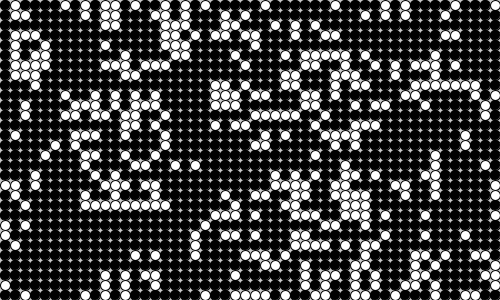
Frame 1 (no input)
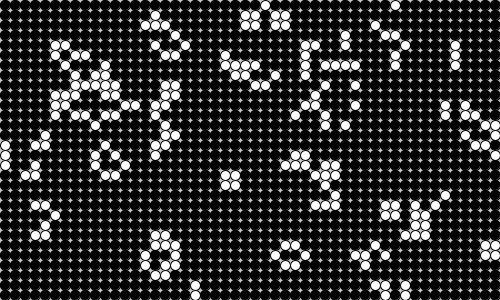
Frame 60 (the mouse pressed at the canvas centre just before this capture)
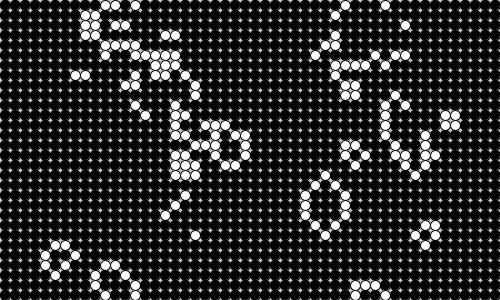
Frame 120 (the mouse held since frame 60 and released just before this capture)

The Processing sketch that drew these frames (run headless with seeded random() and noise(); from frame 60 on, the mouse is pressed at the canvas centre):

// Processing sketch: gol_basic
// ── gol_basic.pde
Cell[][] _cellArray;
int _cellSize = 10;
int _numX, _numY;

void setup() {
  size(500, 300);
  _numX = floor(width / _cellSize);
  _numY = floor(height / _cellSize);
  restart();
}

void restart() {
  _cellArray = new Cell[_numX][_numY];
  for(int x = 0; x < _numX; x++) {
    for(int y = 0; y < _numY; y++) {
      Cell newCell = new Cell(x, y);
      _cellArray[x][y] = newCell;
    }
  }
  
  for(int x = 0; x < _numX; x++) {
    for(int y = 0; y < _numY; y++) {
      int above = y - 1;
      int below = y + 1;
      int left = x - 1;
      int right = x + 1;
      
      if (above < 0) {above = _numY - 1;}
      if (below == _numY) {below = 0;}
      if (left < 0) {left = _numX - 1;}
      if (right == _numX) {right = 0;}
      
      _cellArray[x][y].addNeighbor(_cellArray[left][above]);
      _cellArray[x][y].addNeighbor(_cellArray[left][y]);
      _cellArray[x][y].addNeighbor(_cellArray[left][below]);
      _cellArray[x][y].addNeighbor(_cellArray[x][below]);
      _cellArray[x][y].addNeighbor(_cellArray[right][below]);
      _cellArray[x][y].addNeighbor(_cellArray[right][y]);
      _cellArray[x][y].addNeighbor(_cellArray[right][above]);
      _cellArray[x][y].addNeighbor(_cellArray[x][above]);
    }
  }
}

void draw() {
  background(200);
  for(int x = 0; x < _numX; x++) {
    for(int y = 0; y < _numY; y++) {
      _cellArray[x][y].calcNextState();
    }
  }  
  
  translate(_cellSize / 2, _cellSize / 2);
  
  for(int x = 0; x < _numX; x++) {
    for(int y = 0; y < _numY; y++) {
      _cellArray[x][y].drawMe();
    }
  }  
}

void mousePressed() {
  restart();
}

class Cell {
  float x, y;
  boolean state, nextState;
  Cell[] neighbors;
  
  Cell(float ex, float why) {
    x = ex * _cellSize;
    y = why * _cellSize;
    
    nextState = false;
    if (random(2) > 1) {
      nextState = true;
      }
    
    state = nextState;
    neighbors = new Cell[0];
  }
  
  void addNeighbor(Cell cell) {
    neighbors = (Cell[])append(neighbors, cell);
  }
  
  void calcNextState() {
    int liveCount = 0;
    for (int i = 0; i < neighbors.length; i++) {
      if (neighbors[i].state == true) {
        liveCount++;
      }
    }
    
    if (state == true) {
      nextState = false;
      if ((liveCount == 2) || (liveCount == 3)) {
        nextState = true;
      }
    } else {
      nextState = false;
      if (liveCount == 3) {
        nextState = true;
      }
    }
  }
  
  void drawMe() {
    state = nextState;
    stroke(0);
    
    fill(0);
    if (state  == true) {
      fill(255);
    }
    
    ellipse(x, y, _cellSize, _cellSize);  
  }
}
